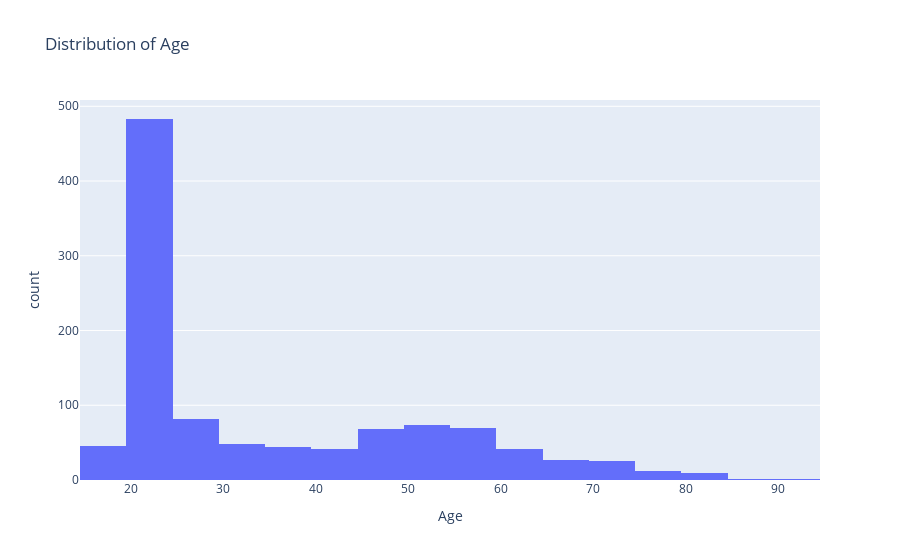

Notebook code cell kept with this figure:
### Code cell
# Distribution of age
fig_age = px.histogram(demographic_data, x='Age', nbins=20, title='Distribution of Age')
fig_age.show()

### Figure 1 — Plotly figure (JSON) as saved in the notebook; plotly's stock layout.template omitted (floating-point values rounded to 4 significant figures; data arrays with more than 128 entries replaced by an {"elided": "..."} marker saying what was removed)
{"data": [{"alignmentgroup": "True", "bingroup": "x", "hovertemplate": "Age=%{x}<br>count=%{y}<extra></extra>", "legendgroup": "", "marker": {"color": "#636efa", "pattern": {"shape": ""}}, "name": "", "nbinsx": 20, "offsetgroup": "", "orientation": "v", "showlegend": false, "type": "histogram", "x": {"elided": "1073 int values"}, "xaxis": "x", "yaxis": "y"}], "layout": {"barmode": "relative", "legend": {"tracegroupgap": 0}, "title": {"text": "Distribution of Age"}, "xaxis": {"anchor": "y", "domain": [0, 1], "title": {"text": "Age"}}, "yaxis": {"anchor": "x", "domain": [0, 1], "title": {"text": "count"}}}}
